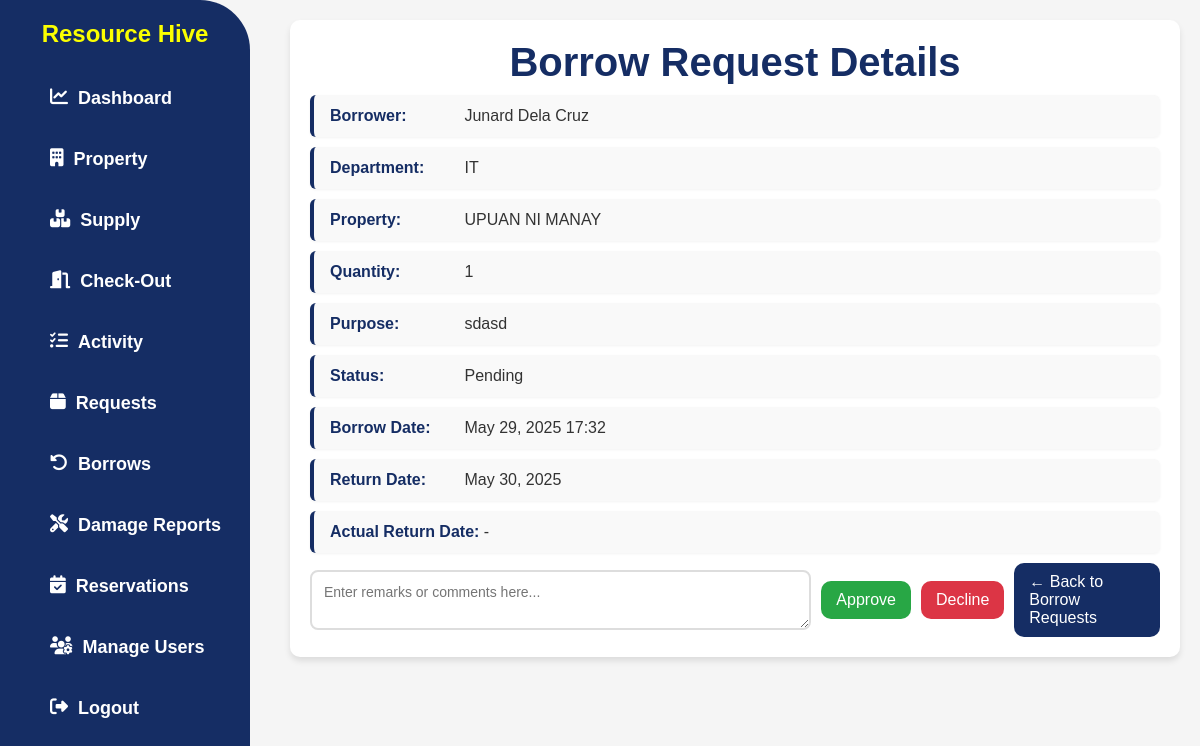
Page /borrow-request/20/ on the earlier database version.
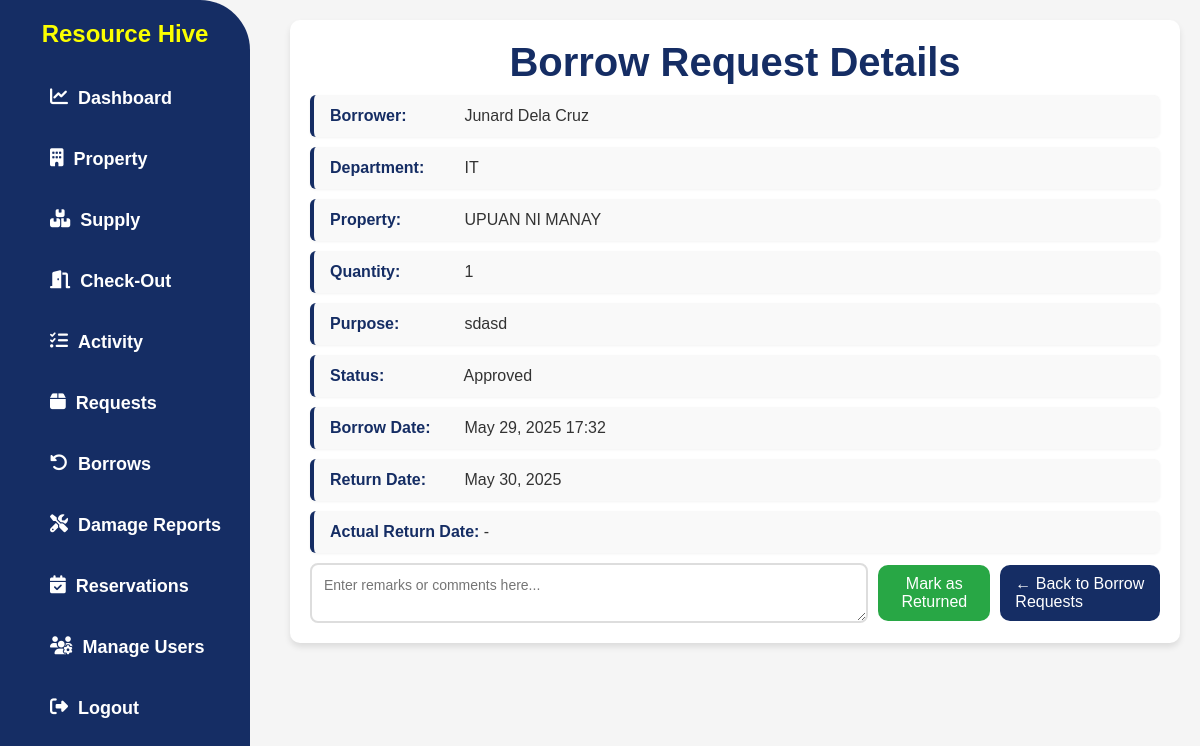
Same page on the later database version.
### app/models.py (models this page shows, shortened)
class BorrowRequest(models.Model):
    STATUS_CHOICES = [
        ('pending', 'Pending'),
        ('approved', 'Approved'),
        ('returned', 'Returned'),
        ('overdue', 'Overdue'),
        ('declined', 'Declined'),
    ]
    user = models.ForeignKey(User, on_delete=models.CASCADE)
    property = models.ForeignKey(Property, on_delete=models.CASCADE)
    quantity = models.PositiveIntegerField()
    status = models.CharField(max_length=20, choices=STATUS_CHOICES, default='pending')
    remarks = models.TextField(blank=True, null=True)
    borrow_date = models.DateTimeField(auto_now_add=True)
    return_date = models.DateField()
    actual_return_date = models.DateField(null=True, blank=True)
    purpose = models.TextField()

class UserProfile(models.Model):
    user = models.OneToOneField(User, on_delete=models.CASCADE)
    ROLE_CHOICES = [
        ('ADMIN', 'ADMIN'),
        ('USER', 'USER'),
    ]
    role = models.CharField(max_length=20, choices=ROLE_CHOICES)
    department = models.CharField(max_length=255, blank=True, null=True)
    phone = models.CharField(max_length=20, blank=True, null=True)

class Property(models.Model):
    CATEGORY_CHOICES = [
        ('Office Equipment', 'Office Equipment'),
        ('ICT Equipment', 'ICT Equipment'),
        ('Communication Equipment', 'Communication Equipment'),
        ('Other Machinery and Equipment', 'Other Machinery and Equipment'),
        ('Furniture and Fixtures', 'Furniture and Fixtures'),
    ]
    CONDITION_CHOICES = [
        ('In good condition', 'In good condition'),
        ('Needing repair', 'Needing repair'),
        ('Unserviceable', 'Unserviceable'),
        ('Obsolete', 'Obsolete'),
        ('No longer needed', 'No longer needed'),
        ('Not used since purchased', 'Not used since purchased'),
    ]
    AVAILABILITY_CHOICES = [
        ('available', 'Available'),
        ('not_available', 'Not Available'),
    ]
    property_name = models.CharField(max_length=100, null=True, blank=True)
    category = models.CharField(max_length=50, choices=CATEGORY_CHOICES, null=True, blank=True)
    description = models.TextField(null=True, blank=True)
    barcode = models.CharField(max_length=150, unique=True, null=True, blank=True)
    unit_of_measure = models.CharField(max_length=50, null=True, blank=True)
    unit_value = models.DecimalField(
        max_digits=10, decimal_places=2,
        blank=True, null=True,
        validators=[MinValueValidator(0)]
    )
    quantity = models.PositiveIntegerField(validators=[MinValueValidator(1)], null=True, blank=True)
    original_quantity = models.PositiveIntegerField(null=True, blank=True)
    location = models.CharField(max_length=255, null=True, blank=True)
    condition = models.CharField(max_length=100, choices=CONDITION_CHOICES, blank=True, null=True)
    availability = models.CharField(max_length=20, choices=AVAILABILITY_CHOICES, default='available')

### app/views.py (the view, shortened to what this page needs)
# urls.py: path('borrow-request/<int:pk>/', borrow_request_details, name='borrow_request_details'),
def borrow_request_details(request, pk):
    request_obj = get_object_or_404(BorrowRequest, pk=pk)
    return render(request, 'app/borrow_request_details.html', {'borrow_obj': request_obj})

### app/templates/app/borrow_request_details.html (shortened to what this page needs)
{% load static %}
<!DOCTYPE html>
<html>
<head>
  <link rel="stylesheet" href="{% static 'css/style.css' %}" />
  <link rel="stylesheet" href="https://cdnjs.cloudflare.com/ajax/libs/font-awesome/6.4.2/css/all.min.css" />
</head>
<body>
  {% include 'app/navbar.html' %}
  <div class="content">
    <div class="details-p">
      <h2 class="h2title">Borrow Request Details</h2>
      <p><span>Borrower:</span>
        {% with borrow_obj.user.first_name as first_name %}
        {% with borrow_obj.user.last_name as last_name %}
          {% if first_name or last_name %}
            {{ first_name }} {{ last_name }}
          {% else %}
            {{ borrow_obj.user.username }}
          {% endif %}
        {% endwith %}
        {% endwith %}
      </p>
      <p><span>Department:</span> {{ borrow_obj.user.userprofile.department }}</p>
      <p><span>Property:</span> {{ borrow_obj.property.property_name }}</p>
      <p><span>Quantity:</span> {{ borrow_obj.quantity }}</p>
      <p><span>Purpose:</span> {{ borrow_obj.purpose }}</p>
      <p><span>Status:</span> {{ borrow_obj.get_status_display }}</p>
      <p><span>Borrow Date:</span> {{ borrow_obj.borrow_date|date:"M d, Y H:i" }}</p>
      <p><span>Return Date:</span> {{ borrow_obj.return_date|date:"M d, Y" }}</p>
      <p><span>Actual Return Date:</span>
        {% if borrow_obj.actual_return_date %}
          {{ borrow_obj.actual_return_date|date:"M d, Y" }}
        {% else %}
          -
        {% endif %}
      </p>
      {% if borrow_obj.status == 'pending' %}
        <form method="post" class="stat-button">
          <textarea name="remarks" placeholder="Enter remarks or comments here..." required></textarea>
          <button type="submit" name="action" value="approve" class="btn-approve">Approve</button>
          <button type="submit" name="action" value="decline" class="btn-reject">Decline</button>
          <a href="{% url 'user_borrow_requests' %}" class="btn-back">← Back to Borrow Requests</a>
        </form>
      {% elif borrow_obj.status == 'approved' %}
        <form method="post" class="stat-button">
          <textarea name="remarks" placeholder="Enter remarks or comments here..." required></textarea>
          <button type="submit" name="action" value="return" class="btn-approve">Mark as Returned</button>
          <a href="{% url 'user_borrow_requests' %}" class="btn-back">← Back to Borrow Requests</a>
        </form>
      {% endif %}
    </div>
  </div>
</body>
</html>

Differences in the rows shown:
changed BorrowRequest "sdasd": status "Pending" → "Approved"
Other differences:
text no longer shown: "Approve Decline"
text now shown: "Mark as Returned"
